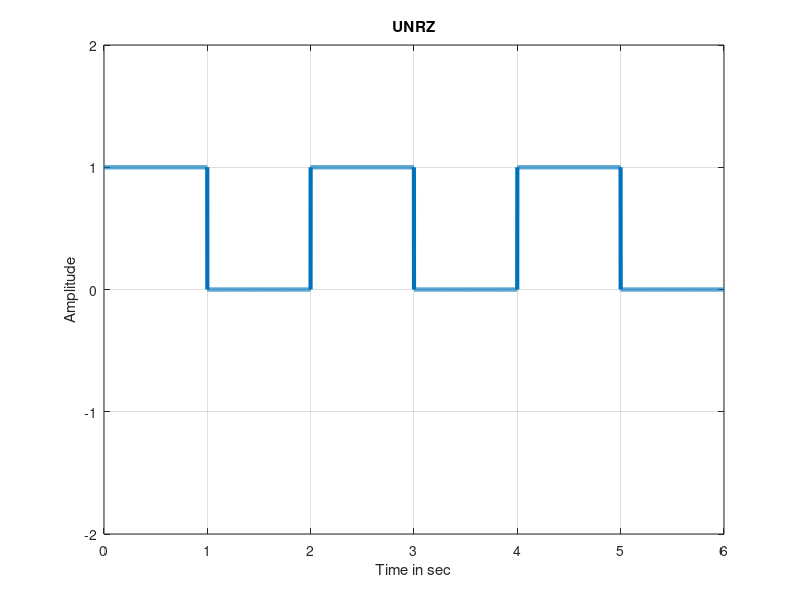

The MATLAB script that drew this image:
%%%%UNRZ%%%
clc;clear all;close all;
bitstream = [1 0 1 0 1 0]; % Bit stream
bitrate  = 1; % How many bit appear each second
n = 1000; % Sample point for each bit
T = length(bitstream)/bitrate; % total time needed for bitstream 
N = n*length(bitstream); % Total sampled point for whole bitstream
dt = T/N; %Found time for each sample point 
t = 0:dt:T;%time domain x axis
x = zeros(1,length(t)); % All sampled point set zero 

for i =1:length(bitstream)
    if bitstream(i) ==1
       x((i-1)*n+1:i*n) = 1;
    end
end
plot(t,x,'Linewidth',3);
axis ([0 length(bitstream)  -2  2]);
title('UNRZ');
xlabel('Time in sec');
ylabel('Amplitude');
grid on;
